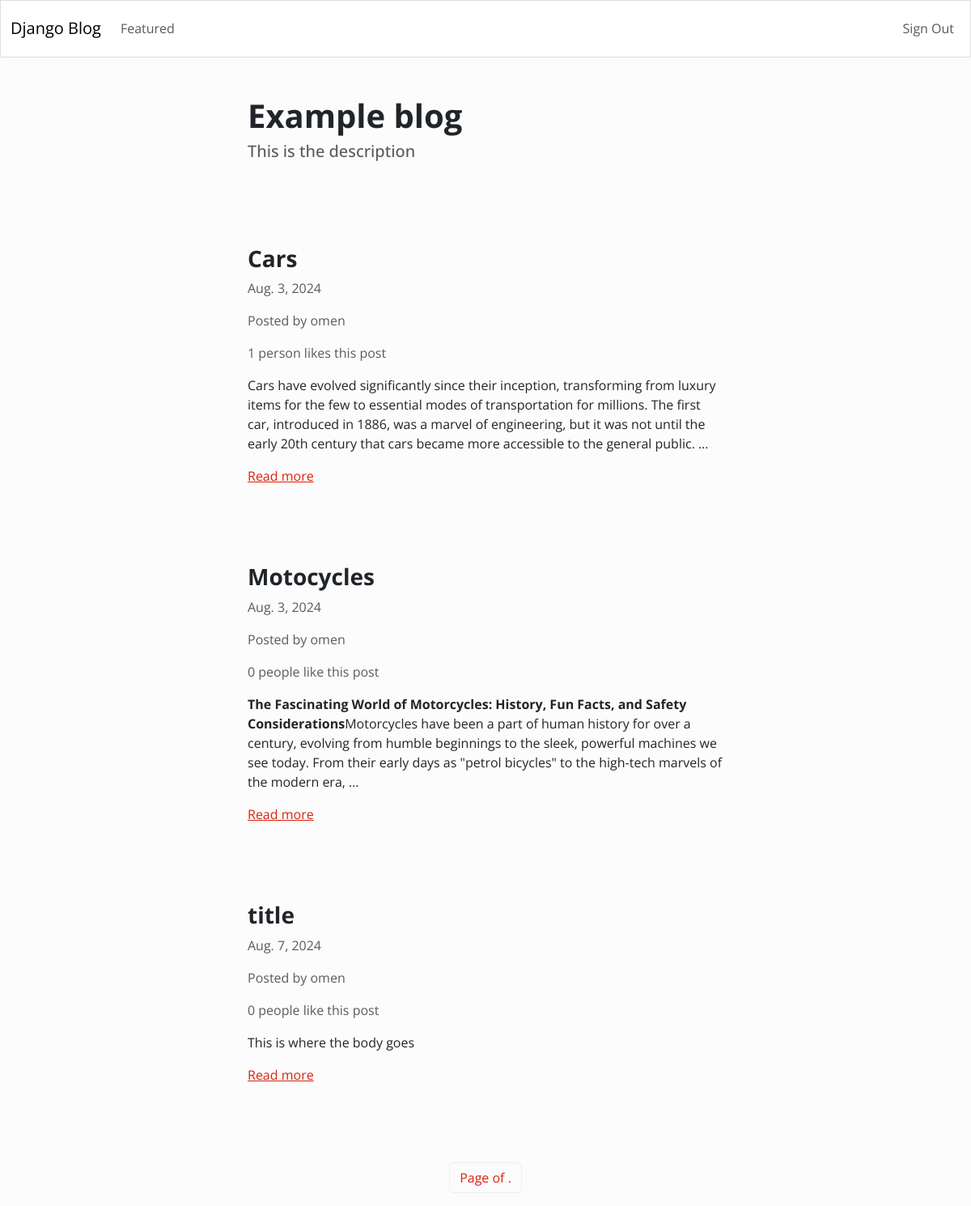
Screenshot of / (signed in) with the database file from the repository.
### blog/models.py (models this page shows)
class Article(models.Model):
	title = models.CharField(max_length=255)
	content = HTMLField() # loads tinyMCE content field
	date = models.DateField(auto_now_add=True) # sets date to current date
	author = models.ForeignKey(User, on_delete=models.CASCADE)
	featured = models.BooleanField(default=False)
	likes = models.ManyToManyField(User, related_name='likes', blank=True)

### blog/views.py (the view)
# urls.py: path('', Index.as_view(), name='index'),
class Index(ListView): # what does ListView does?
    model = Article
    queryset = Article.objects.all()
    template_name = 'blog/index.html'

### blog/templates/blog/index.html (shortened to what this page needs)
{% extends 'blog/base.html' %}
{% block content %}
    <div class = "row">
        <div class = "col-md-6 col-12 mx-md-auto mt-5 mb-5">
            <h1 class = "fw-bolder">Example blog</h1>
            <h5 class = "text-muted">This is the description</h5>
        </div>
    </div>
    {% for object in object_list %}
    <div class="row">
        <div class="col-md-6 col-11 mx-md-auto mx-3 mt-5 mb-5">
            <h3 class="fw-bold">{{ object.title }}</h3>
            <p class="text-muted"> {{ object.date }}</p>
            <p class="text-muted">Posted by {{ object.author.username }}</p>
            {% if object.likes.count == 1 %}
                <p class="text-muted">{{ object.likes.count }} person likes this post</p>
            {% else %}
                <p class="text-muted">{{ object.likes.count }} people like this post</p>
            {% endif %}
            <div class="my-3">
                {{ object.content|truncatewords_html:50|safe }}
            </div>
            <a href="{% url 'detail_article' object.id %}">Read more</a>
        </div>
    </div>
    {% endfor %}
    <nav>
		<ul class="pagination">
			<div class="mx-auto d-flex flex-row mt-5">
				<li class="page-item">
					<a class="page-link" href="#">Page {{ page_obj.number }} of {{ page_obj.paginator.num_pages }}.</a>
				</li>
			</div>
		</ul>
	</nav>
{% endblock content %}

### rows the page displays
Article: title "Cars", date "Aug. 3, 2024", author.username "omen", likes.count "1", content "Cars have evolved significantly since their inception, transforming from luxury items for the few to essential modes of transportation for millions. The first car, introduced in 1886, was a marvel of engineering, but it was not until the early 20th century that cars became more accessible to the general public. …"
Article: title "Motocycles", date "Aug. 3, 2024", author.username "omen", likes.count "0", content "The Fascinating World of Motorcycles: History, Fun Facts, and Safety Considerations Motorcycles have been a part of human history for over a century, evolving from humble beginnings to the sleek, powerful machines we see today. From their early days as \"petrol bicycles\" to the high-tech marvels of the modern era, …"
Article: title "title", date "Aug. 7, 2024", author.username "omen", likes.count "0", content "This is where the body goes"
